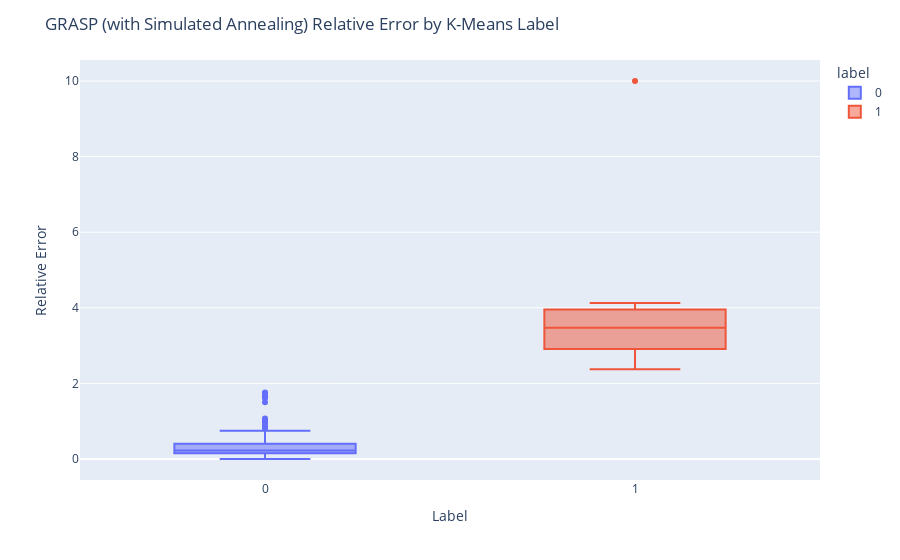

Notebook cell for this chart:
### Code cell
fig = px.box(restricted_df, x="label", y="grasp_simulated_annealing", color="label")
fig.update_layout(
    xaxis_title='Label',
    yaxis_title='Relative Error',
    title='GRASP (with Simulated Annealing) Relative Error by K-Means Label'
)
fig.show()

### Figure 1 — Plotly figure (JSON) as saved in the notebook; plotly's stock layout.template omitted (floating-point values rounded to 4 significant figures)
{"data": [{"alignmentgroup": "True", "hovertemplate": "label=%{x}<br>grasp_simulated_annealing=%{y}<extra></extra>", "legendgroup": "0", "marker": {"color": "#636efa"}, "name": "0", "notched": false, "offsetgroup": "0", "orientation": "v", "showlegend": true, "type": "box", "x": ["0", "0", "0", "0", "0", "0", "0", "0", "0", "0", "0", "0", "0", "0", "0", "0", "0", "0", "0", "0", "0", "0", "0", "0", "0", "0", "0", "0", "0", "0", "0", "0", "0", "0", "0", "0", "0", "0", "0", "0", "0", "0", "0", "0", "0", "0", "0", "0", "0", "0", "0", "0", "0", "0", "0", "0", "0", "0", "0", "0", "0", "0", "0", "0", "0", "0", "0", "0", "0", "0", "0", "0", "0", "0", "0", "0", "0", "0", "0", "0", "0", "0", "0", "0", "0", "0", "0", "0", "0", "0", "0", "0", "0", "0", "0", "0", "0", "0", "0", "0", "0", "0", "0", "0", "0", "0", "0", "0", "0", "0", "0", "0", "0", "0", "0", "0", "0"], "x0": " ", "xaxis": "x", "y": [0.1585, 0.2984, 0.5792, 1.069, 0.1747, 0.03326, 0.287, 0.8571, 0.1626, 0.2261, 0.1867, 0.8602, 0.272, 0.94, 0.3177, 0.02584, 0.75, 0.03909, 0.191, 0.04942, 0.4121, 0.2836, 0.2845, 0.1367, 0.2761, 0.1307, 0.1863, 1.613, 0.39, 0.2561, 0.08755, 0.02187, 0.02881, 0.4318, 1.739, 1.027, 0.1964, 0.2358, 0.3329, 1.758, 0.6982, 0.1693, 0.2904, 0.3414, 0.2186, 0.2661, 0.2601, 0.1663, 0.2426, 0.2691, 0.2, 0.5353, 0.0866, 0.3263, 0.04105, 0.2217, 0.07122, 0.9015, 0.0668, 0.1572, 0.1278, 0.5514, 0.2047, 0.2866, 0.1478, 0.06525, 0.04724, 0.1544, 0.2591, 0.1776, 0.5511, 0.4924, 0.2518, 0.2201, 0.2385, 0.07688, 0.928, 0.05987, 0.8084, 0.05334, 0.1613, 0.09685, 0.2327, 0.1714, 0.2781, 0.01778, 0.1561, 0.07866, 0.1665, 0.4043, 0.1751, 0.2903, 0.2968, 0.1548, 0.04968, 0.1705, 0.1849, 0.4706, 1.642, 0.542, 0.1284, 0.654, 0.03425, 0.3, 1.676, 0.222, 0.1636, 0.08812, 1, 0.2169, 0.2965, 0, 0.1932, 1.5, 0.852, 0.01926, 0.4286], "y0": " ", "yaxis": "y"}, {"alignmentgroup": "True", "hovertemplate": "label=%{x}<br>grasp_simulated_annealing=%{y}<extra></extra>", "legendgroup": "1", "marker": {"color": "#EF553B"}, "name": "1", "notched": false, "offsetgroup": "1", "orientation": "v", "showlegend": true, "type": "box", "x": ["1", "1", "1", "1", "1", "1", "1", "1", "1", "1", "1"], "x0": " ", "xaxis": "x", "y": [4.027, 3.473, 3.457, 3.744, 3.667, 2.864, 10, 2.676, 3.062, 2.377, 4.125], "y0": " ", "yaxis": "y"}], "layout": {"boxmode": "overlay", "legend": {"title": {"text": "label"}, "tracegroupgap": 0}, "margin": {"t": 60}, "title": {"text": "GRASP (with Simulated Annealing) Relative Error by K-Means Label"}, "xaxis": {"anchor": "y", "categoryarray": ["0", "1"], "categoryorder": "array", "domain": [0, 1], "title": {"text": "Label"}}, "yaxis": {"anchor": "x", "domain": [0, 1], "title": {"text": "Relative Error"}}}}
